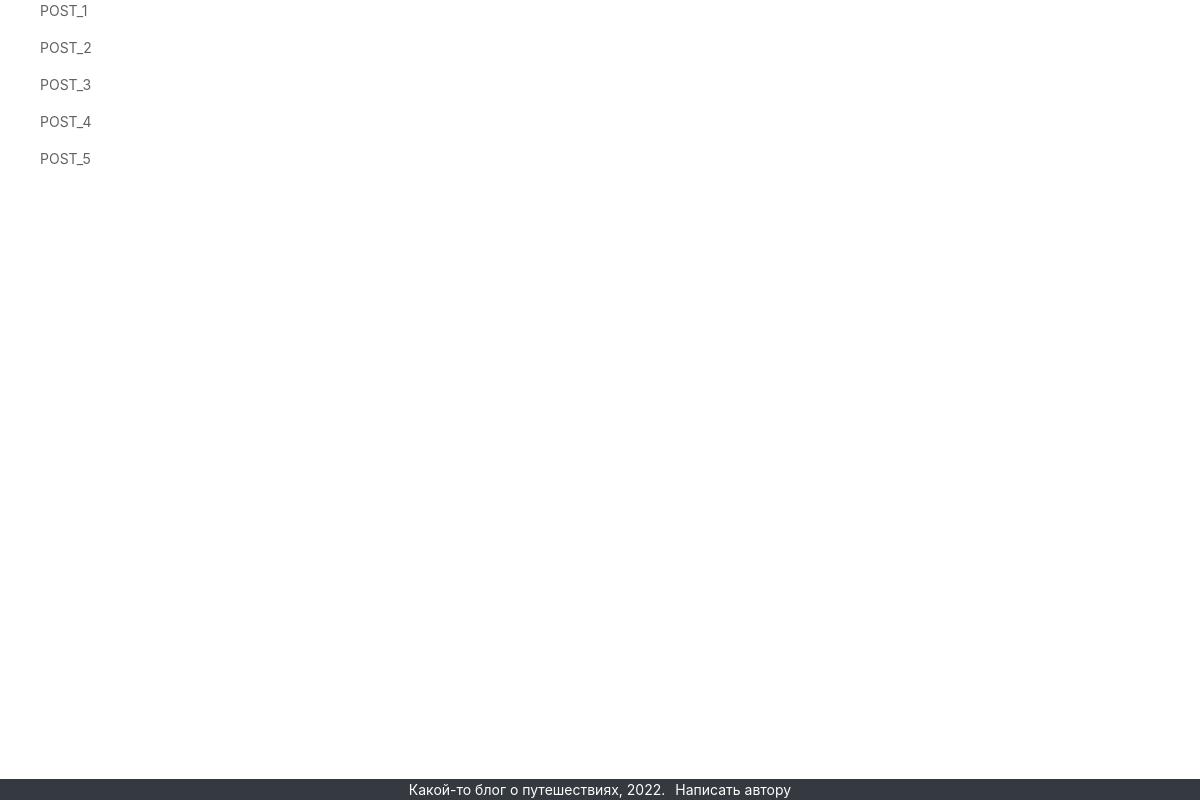
/blog/, run on an earlier commit of the app's database.
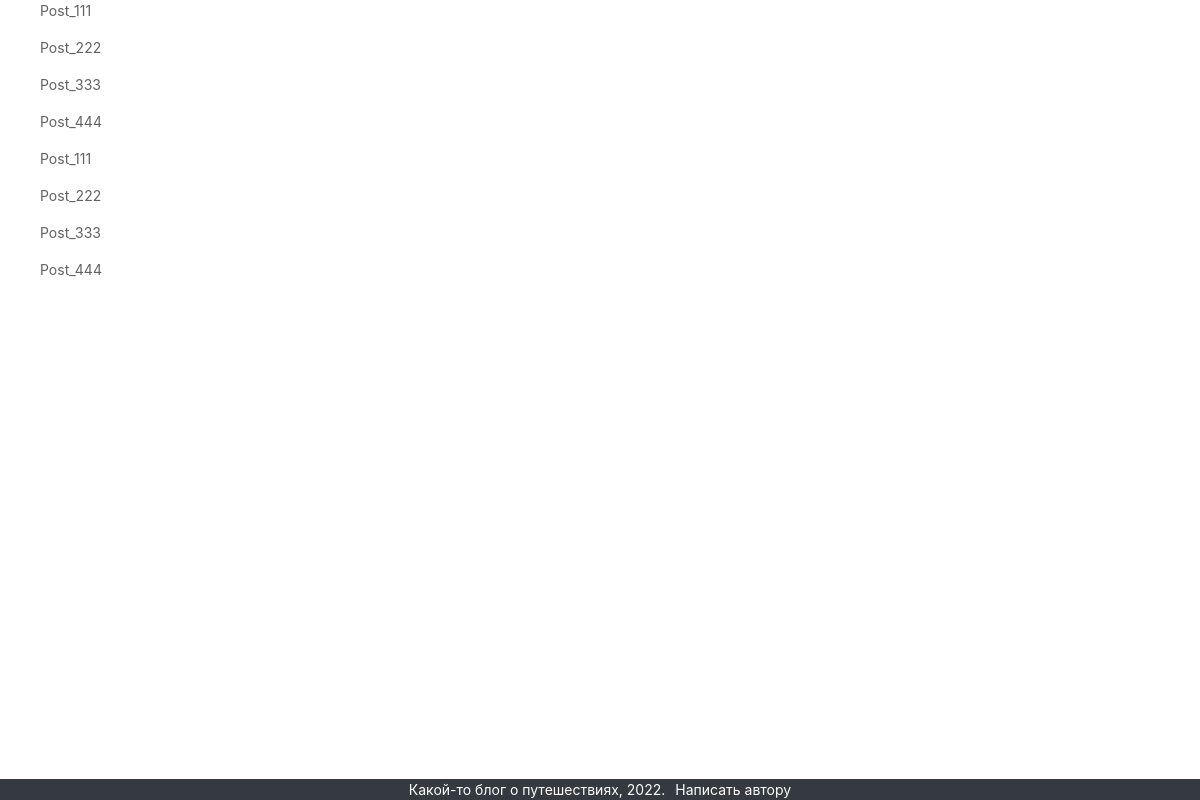
And on a later commit of the database.
### models.py (models this page shows, shortened)
class Post(db.Model):
    id = db.Column(db.Integer, primary_key=True)
    author = db.Column(db.String(50))
    title = db.Column(db.String(140))
    text = db.Column(db.Text)
    slug = db.Column(db.String(140))
    category_id = db.Column(db.Integer, db.ForeignKey('category.id'))
    created_on = db.Column(db.DateTime, default=datetime.now())
    updated_on = db.Column(
        db.DateTime, default=datetime.now(), onupdate=datetime.now()
    )
    tags = db.relationship(
        'Tag', secondary=post_tags, backref=db.backref('posts_tag', lazy='dynamic')
    )
    def __repr__(self):
        return f'Post id: {self.id}, title: {self.title}'

### posts/blueprint.py (the view)
@posts.route('/')
def index():
    posts = Post.query.all()
    print(posts)
    return render_template('posts/index.html', posts=posts)

### posts/templates/posts/index.html
{% extends 'base.html' %}
{% block content %}
{% for post in posts %}
    <ul>{{ post.title}}</ul>
{% endfor %}
{% endblock %}

### templates/base.html (shortened to what this page needs)
<!DOCTYPE html>
<html lang="en">
  <head>
    <link
      rel="stylesheet"
      href="https://cdn.jsdelivr.net/npm/bootstrap@4.5.3/dist/css/bootstrap.min.css"
    />
    <link rel="stylesheet" href="{{ url_for('static', filename='styles.css') }}" />
  </head>
  <body>
    {% block content %} {% endblock %}
    <footer>
      <div class="container">
        <div class="d-flex justify-content-center">
          <span class="footer-about">Какой-то блог о путешествиях, 2022.</span>
          <a href="blablbla@pochta.ru" class="author-mail">Написать автору</a>
        </div>
      </div>
    </footer>
  </body>
</html>

### static/styles.css (style rules this page uses)
body { min-width: 320px; font-size: 14px; color: #626262; min-height: 100vh; display: flex; flex-direction: column; }
a { color: #ffffff; }
.author-mail { padding-left: 10px; }
footer { background-color: #343A3F; margin-top: auto; }
.footer-about { color:white; }

What changed in the data, as far as the page shows it:
changed Post (number 1 of 8 on the later page): title "POST_1" → "Post_111"
changed Post (number 2 of 8 on the later page): title "POST_2" → "Post_222"
changed Post (number 3 of 8 on the later page): title "POST_3" → "Post_333"
changed Post (number 4 of 8 on the later page): title "POST_4" → "Post_444"
changed Post (number 5 of 8 on the later page): title "POST_5" → "Post_111"
added Post: title "Post_222"
added Post: title "Post_333"
added Post: title "Post_444"
